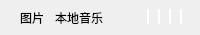
<?xml version="1.0" encoding="UTF-8"?>
<ui version="4.0">
 <class>BtForm</class>
 <widget class="QWidget" name="BtForm">
  <property name="geometry">
   <rect>
    <x>0</x>
    <y>0</y>
    <width>200</width>
    <height>35</height>
   </rect>
  </property>
  <property name="minimumSize">
   <size>
    <width>200</width>
    <height>35</height>
   </size>
  </property>
  <property name="maximumSize">
   <size>
    <width>200</width>
    <height>35</height>
   </size>
  </property>
  <property name="windowTitle">
   <string>Form</string>
  </property>
  <layout class="QVBoxLayout" name="verticalLayout">
   <property name="spacing">
    <number>0</number>
   </property>
   <property name="leftMargin">
    <number>0</number>
   </property>
   <property name="topMargin">
    <number>0</number>
   </property>
   <property name="rightMargin">
    <number>0</number>
   </property>
   <property name="bottomMargin">
    <number>0</number>
   </property>
   <item>
    <widget class="QWidget" name="btStyle" native="true">
     <property name="styleSheet">
      <string notr="true">#btStyle:hover
{
background-color:rgb(204, 204, 204);
}</string>
     </property>
     <layout class="QHBoxLayout" name="horizontalLayout_2">
      <property name="spacing">
       <number>5</number>
      </property>
      <property name="leftMargin">
       <number>20</number>
      </property>
      <property name="topMargin">
       <number>0</number>
      </property>
      <property name="rightMargin">
       <number>0</number>
      </property>
      <property name="bottomMargin">
       <number>0</number>
      </property>
      <item>
       <widget class="QLabel" name="bt_icon">
        <property name="minimumSize">
         <size>
          <width>30</width>
          <height>0</height>
         </size>
        </property>
        <property name="maximumSize">
         <size>
          <width>30</width>
          <height>16777215</height>
         </size>
        </property>
        <property name="text">
         <string>图片</string>
        </property>
       </widget>
      </item>
      <item>
       <widget class="QLabel" name="bt_text">
        <property name="minimumSize">
         <size>
          <width>80</width>
          <height>0</height>
         </size>
        </property>
        <property name="maximumSize">
         <size>
          <width>80</width>
          <height>16777215</height>
         </size>
        </property>
        <property name="text">
         <string>本地音乐</string>
        </property>
       </widget>
      </item>
      <item>
       <widget class="QWidget" name="move_line" native="true">
        <property name="minimumSize">
         <size>
          <width>0</width>
          <height>20</height>
         </size>
        </property>
        <property name="maximumSize">
         <size>
          <width>10000000</width>
          <height>20</height>
         </size>
        </property>
        <property name="styleSheet">
         <string notr="true">QLabel
{
background-color:#FFFFFF
}</string>
        </property>
        <layout class="QHBoxLayout" name="horizontalLayout">
         <property name="spacing">
          <number>2</number>
         </property>
         <property name="leftMargin">
          <number>0</number>
         </property>
         <property name="topMargin">
          <number>0</number>
         </property>
         <property name="rightMargin">
          <number>10</number>
         </property>
         <property name="bottomMargin">
          <number>0</number>
         </property>
         <item>
          <widget class="QLabel" name="line1">
           <property name="minimumSize">
            <size>
             <width>2</width>
             <height>0</height>
            </size>
           </property>
           <property name="maximumSize">
            <size>
             <width>2</width>
             <height>15</height>
            </size>
           </property>
           <property name="text">
            <string/>
           </property>
          </widget>
         </item>
         <item>
          <widget class="QLabel" name="line3">
           <property name="minimumSize">
            <size>
             <width>2</width>
             <height>0</height>
            </size>
           </property>
           <property name="maximumSize">
            <size>
             <width>2</width>
             <height>15</height>
            </size>
           </property>
           <property name="text">
            <string/>
           </property>
          </widget>
         </item>
         <item>
          <widget class="QLabel" name="line2">
           <property name="minimumSize">
            <size>
             <width>2</width>
             <height>0</height>
            </size>
           </property>
           <property name="maximumSize">
            <size>
             <width>2</width>
             <height>15</height>
            </size>
           </property>
           <property name="text">
            <string/>
           </property>
          </widget>
         </item>
         <item>
          <widget class="QLabel" name="line4">
           <property name="minimumSize">
            <size>
             <width>2</width>
             <height>0</height>
            </size>
           </property>
           <property name="maximumSize">
            <size>
             <width>2</width>
             <height>15</height>
            </size>
           </property>
           <property name="text">
            <string/>
           </property>
          </widget>
         </item>
        </layout>
       </widget>
      </item>
     </layout>
    </widget>
   </item>
  </layout>
 </widget>
 <resources/>
 <connections/>
</ui>
